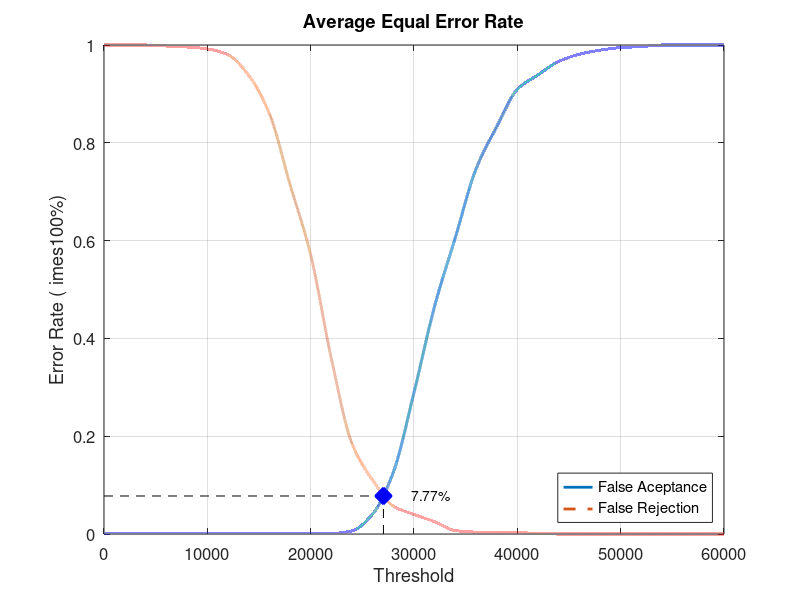
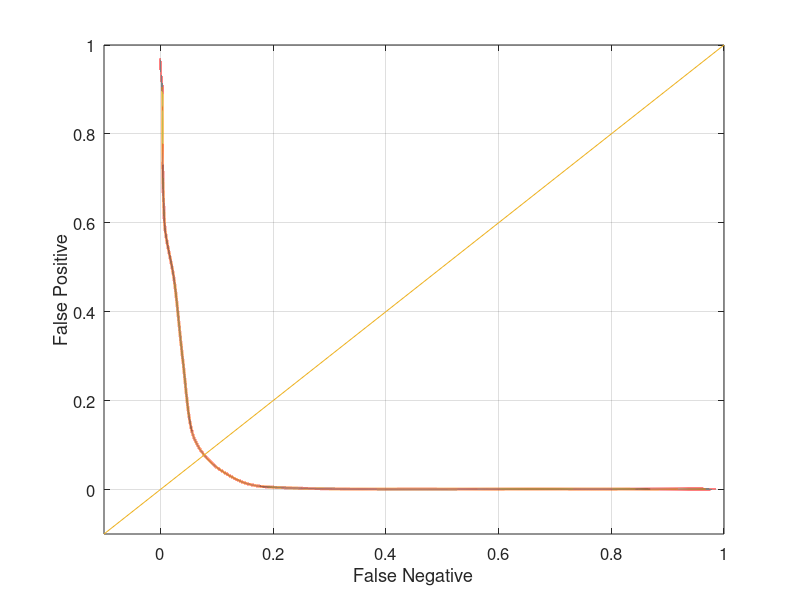

Write MATLAB code to recreate these figures, in order.
close all;
clear;
clc;
x = 0:2000:60000;
xq = 0:0.5:60000;

y0 = [0 0.00105263 0.00105263 0.00105263 0.00105263 0.00105263 0.00105263 0.00105263 0.00105263 0.00105263 0.00105263 0.00105263 0.00631579 0.0410526 0.126316 0.289474 0.466316 0.606316 0.746316 0.832632 0.909474 0.938947 0.966316 0.981053 0.989474 0.994737 0.996842 1 1 1 1]
yy0 = interp1(x, y0, xq, 'pchip');
y1 = [1 1 1 0.998 0.996 0.992 0.98 0.938 0.86 0.715 0.571 0.359 0.185 0.11 0.057 0.04 0.025 0.007 0.004 0.004 0.003 0.001 0 0 0 0 0 0 0 0 0]
yy1 = interp1(x, y1, xq, 'pchip');

% Calculating EER: 
y2 = abs(y0 - y1);
find(y2 == min(y2))
yy2 = abs(yy0 - yy1);
xEER = find(yy2 == min(yy2));
xEERIndex = xq(xEER) % X-axis EER
yEER = yy0(xEER) % Y-axis EER

main = figure
plot(xq, yy0,'-','LineWidth', 2);	hold on
plot(xq, yy1,'--','LineWidth', 2);	hold on
plot([xEERIndex xEERIndex], [0 yEER], 'k--');	hold on
plot([0 xEERIndex], [yEER yEER], 'k--');	hold on
plot(xEERIndex, yEER, 'bx', 'LineWidth', 10);	hold on
text(xEERIndex + 10 * xEERIndex / 100, yEER, [num2str(round((10000 * yEER)) / 100) '%'])
legend('False Aceptance', 'False Rejection', 'Location', 'SouthEast')
xlabel('Threshold')
ylabel('Error Rate (	imes100%)')
title('Average Equal Error Rate')
set(gca, 'FontSize', 12)
axis([0 60000 0 1])
grid on

print(main, 'Database4AverageMain', '-dpng');
FNRxFPR = figure('Color', [1 1 1]);
plot(yy1, yy0, '-', yy1, yy0, 'LineWidth', 2);
hold on
y = -0.1:0.1:1
plot(y, y); 
set(gca, 'FontSize', 12)
xlabel('False Negative')
ylabel('False Positive')
axis([-0.1 1 -0.1 1])
set(gca, 'FontSize', 12)
grid on

print(FNRxFPR, 'Database4AverageFNRxFPR','-dpng');
